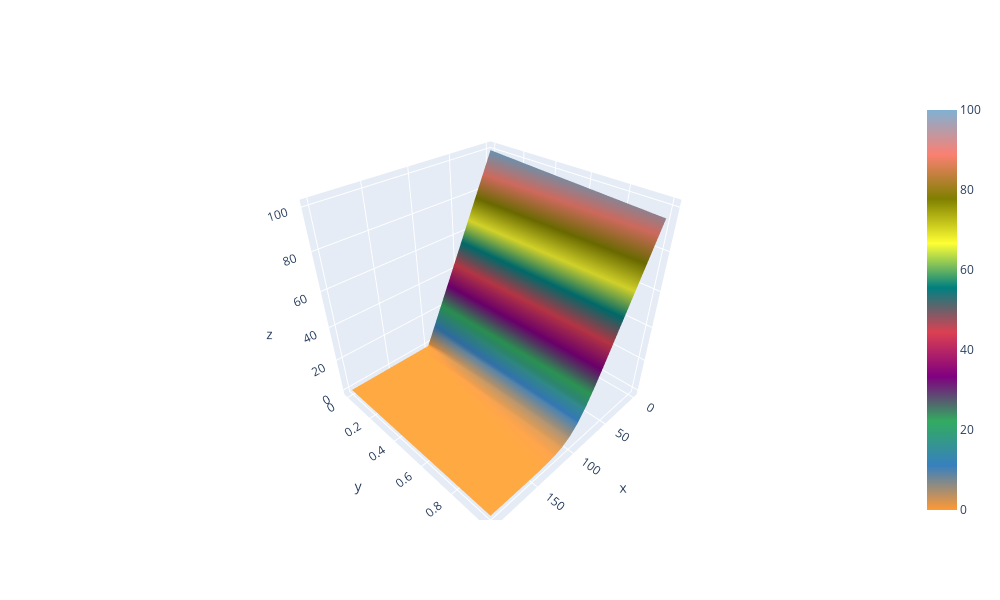

Notebook cell for this chart:
### Code cell
# Visualize the plot for put option
fdm_puts.iplot(kind='surface')

### Figure 1 — Plotly figure (JSON) as saved in the notebook; plotly's stock layout.template omitted (floating-point values rounded to 4 significant figures; data arrays with more than 128 entries replaced by an {"elided": "..."} marker saying what was removed)
{"data": [{"colorscale": [[0, "rgb(255, 153, 51)"], [0.1111, "rgb(55, 128, 191)"], [0.2222, "rgb(50, 171, 96)"], [0.3333, "rgb(128, 0, 128)"], [0.4444, "rgb(219, 64, 82)"], [0.5556, "rgb(0, 128, 128)"], [0.6667, "rgb(255, 255, 51)"], [0.7778, "rgb(128, 128, 0)"], [0.8889, "rgb(251, 128, 114)"], [1, "rgb(128, 177, 211)"]], "type": "surface", "x": [0, 10, 20, 30, 40, 50, 60, 70, 80, 90, 100, 110, 120, 130, 140, 150, 160, 170, 180, 190, 200], "y": [0, 0.06, 0.11, 0.17, 0.22, 0.28, 0.33, 0.39, 0.44, 0.5, 0.56, 0.61, 0.67, 0.72, 0.78, 0.83, 0.89, 0.94, 1], "z": {"elided": "19x21 float values"}}], "layout": {"height": 600, "legend": {"bgcolor": "#FFFFFF", "font": {"color": "#4D5663"}}, "paper_bgcolor": "#FFFFFF", "plot_bgcolor": "#FFFFFF", "scene": {"aspectmode": "auto", "aspectratio": {"x": 1, "y": 1, "z": 1}}, "title": {"font": {"color": "#4D5663"}}, "width": 1000, "xaxis": {"gridcolor": "#E1E5ED", "showgrid": true, "tickfont": {"color": "#4D5663"}, "title": {"font": {"color": "#4D5663"}, "text": ""}, "zerolinecolor": "#E1E5ED"}, "yaxis": {"gridcolor": "#E1E5ED", "showgrid": true, "tickfont": {"color": "#4D5663"}, "title": {"font": {"color": "#4D5663"}, "text": ""}, "zerolinecolor": "#E1E5ED"}}}
